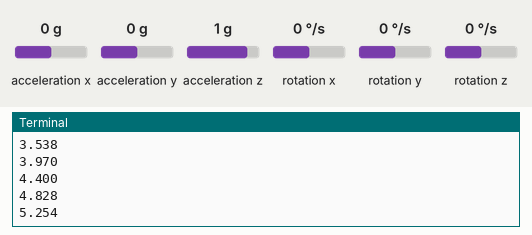
A program run on a simulated Raspberry Pi (BCM pin numbers). On the bench: the last lines printed to the terminal. Inputs (shaded band) come from the test bench; at power-on: acceleration x 0 g, acceleration z 1 g, rotation y 0 °/s, acceleration y 0 g, rotation x 0 °/s, rotation z 0 °/s.

Above: at 1.2 s.
1.3 s: acceleration x set to -1.4 g
At 1.3 s:
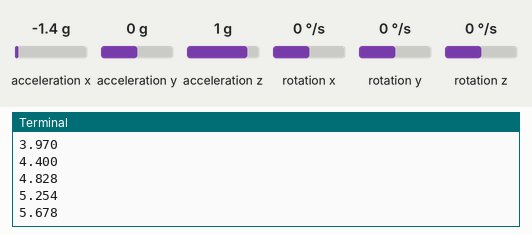
2.8 s: acceleration z set to -1.4 g
At 2.8 s:
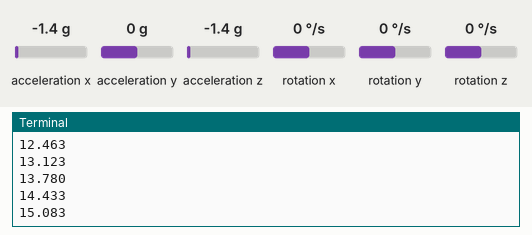
4.3 s: rotation y set to -192 °/s
At 4.3 s:
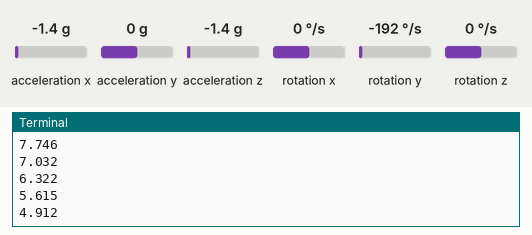
Timing chart, 0 to 7.3 s (numbered marks = the images above; inputs shaded):
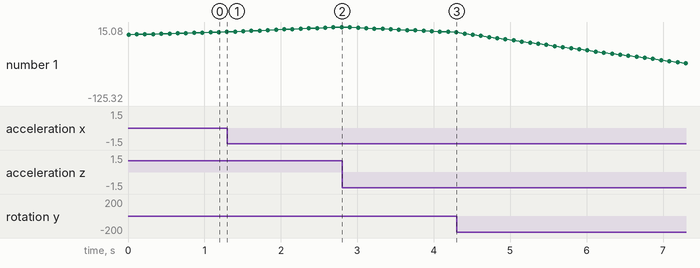

The program:

gyro.py
```python
# -*- coding: utf-8 -*-

import smbus
from time import sleep
import numpy as np


class Gyro():

    def __init__(self):
        self.DEV_ADDR = 0x68
        self.ACCEL_OUT = [0x3b, 0x3d, 0x3f]
        self.GYRO_OUT = [0x43, 0x45, 0x47]

        self.gr = [0, 0, 0]
        self.ac = [0, 0, 0]
        self.angle_row = 0.0
        self.angle_accel = 0.0
        self.angle = 0.0
        self.angle_offset = 0.0
        self.Cf = 0.995

        self.PWR_MGMT_1 = 0x6b
        # signal.signal(signal.SIGALRM, self.intervalHandler)
        # signal.setitimer(signal.ITIMER_REAL, 0.2, 0.1)

    def read_word(self, adr):
        smbus.SMBus(1).write_byte_data(self.DEV_ADDR, self.PWR_MGMT_1, 0)
        high = smbus.SMBus(1).read_byte_data(self.DEV_ADDR, adr)
        low = smbus.SMBus(1).read_byte_data(self.DEV_ADDR, adr + 1)
        val = (high << 8) + low
        return val

    def read_word_sensor(self, adr):
        val = self.read_word(adr)
        if val >= 0x8000:
            return -((65535 - val) + 1)
        else:
            return val

    def setAngleoffset(self, angle_row):
        self.angle_offset = angle_row - 90.0

    def getGyro(self):
        for j in range(3):
            self.gr[j] = self.read_word_sensor(self.GYRO_OUT[j]) / 16384.0
        # print("gyro")

    def getAccel(self):
        for j in range(3):
            self.ac[j] = self.read_word_sensor(self.ACCEL_OUT[j]) / 16384.0

    def getAngle(self):
        self.angle_row = np.arctan2(
            self.ac[2], self.ac[0]) * 180 / 3.141592
        self.angle_accel = self.angle_row - self.angle_offset
        self.angle = self.Cf * (self.angle + self.gr[1]) + (1 - self.Cf) * self.angle_accel
        # self.angle = self.Cf * self.angle  + (1 - self.Cf) * self.angle_accel
        # self.angle =  self.angle_accel

        # print("Angle:",self.angle,"     gyro:", self.gr[1])


def main():
    try:
        # =======初期設定===================================
        gyro = Gyro()
        # ==================================================

        while True:
            gyro.getAccel()
            gyro.getGyro()
            gyro.getAngle()
            print('{0:4.3f}' .format(gyro.angle))
            sleep(0.1)
            # print ('{0:4.3f},   {0:4.3f},    {0:4.3f},     {0:4.3f},      {0:4.3f},      {0:4.3f},' .format(gyro.gr[0], gyro.gr[1], gyro.gr[2], gyro.ac[0], gyro.ac[1], gyro.ac[2]))

    except KeyboardInterrupt:
        print("while_break")


if __name__ == "__main__":
    main()
```

Measured:
- plotted number 1: 5.68 → 15.08 after the input at 1.3 s, 15.08 → 4.91 after the input at 2.8 s
